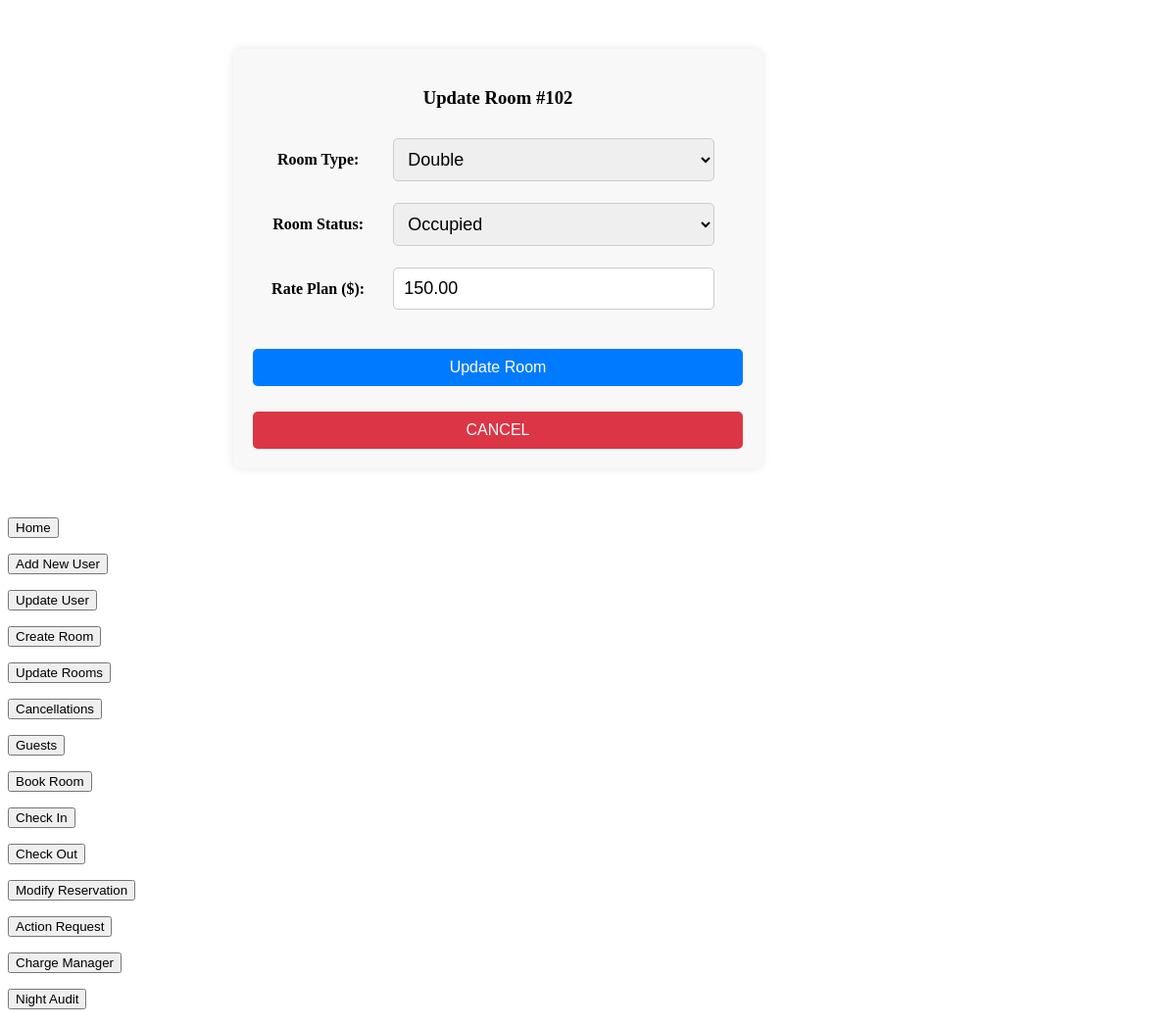
The page /Website/homepage/Homepage-Type/Admin/admin_homepage.php?update_room_id=102 on the database its author committed.
### tables this page shows
CREATE TABLE rooms (
    room_num INT AUTO_INCREMENT PRIMARY KEY,
    room_type VARCHAR(50) NOT NULL,  
    room_status VARCHAR(50) NOT NULL DEFAULT 'Available',  
    rate_plan DECIMAL(10, 2) NOT NULL
);

### Website/homepage/Homepage-Type/Admin/update_rooms.php (the view, shortened to what this page needs)
<?php
require_once('../../Website/inc/db_connect.php');
$room_num = filter_input(INPUT_GET, 'update_room_id', FILTER_VALIDATE_INT);
$room = null;
if ($room_num) {
    $queryRoom = "
    SELECT
        room_num,
        room_type,
        room_status,
        rate_plan
    FROM
        rooms
    WHERE room_num = :room_num
    ";
    $stmtRoom = $db->prepare($queryRoom);
    $stmtRoom->bindValue(':room_num', $room_num);
    $stmtRoom->execute();
    $room = $stmtRoom->fetch();
}
?>
<?php if ($room): ?>
<div class="form-container">
    <h3>Update Room #<?php echo htmlspecialchars($room_num); ?></h3>
    <form method="post" id="update_room_form">
        <table>
            <tr>
                <th>Room Type:</th>
                <td>
                    <select name="room_type" required>
                        <option value="Double" <?php echo (strtolower($room["room_type"]) === "double") ? "selected" : ""; ?>>Double</option>
                    </select>
                </td>
            </tr>
            <tr>
                <th>Room Status:</th>
                <td>
                    <select name="room_status" required>
                        <option value="Occupied" <?php echo (strtolower($room["room_status"]) === "occupied") ? "selected" : ""; ?>>Occupied</option>
                    </select>
                </td>
            </tr>
            <tr>
                <th>Rate Plan ($):</th>
                <td><input type="number" step="0.01" name="rate_plan" value="<?php echo htmlspecialchars($room["rate_plan"]); ?>" required></td>
            </tr>
        </table>
        <br>
        <input type="submit" name="update_room" value="Update Room">
    </form>
    <button onclick="window.location.href='homepage.php?modroomy=0';">CANCEL</button>
</div>
<?php else: ?>
<p style="color:red;">Room not found.</p>
<?php endif; ?>

### Website/homepage/Homepage-Type/Admin/update_rooms.php (style rules this page uses)
.form-container { width: 50%; max-width: 500px; margin: 50px auto 50px 230px; padding: 20px; background-color: #f8f8f8; border-radius: 8px; box-shadow: 0 0 10px rgba(0, 0, 0, 0.1); }
h3 { text-align: center; }
table { width: 100%; }
td { padding: 10px; }
input, select { width: 95%; padding: 10px; font-size: 18px; border: 1px solid #ccc; border-radius: 5px; }
.form-container input[type="submit"], .form-container button { width: 100%; padding: 10px; font-size: 16px; margin-top: 10px; cursor: pointer; border: none; background-color: #007bff; color: white; border-radius: 5px; }
.form-container button { background-color: #dc3545; }

### rows shown on the page
rooms: room_type "Double", room_status "Occupied", rate_plan "150.00"

### other values the page prints
$room_num "102"
